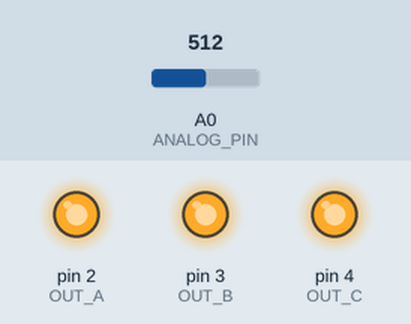
Bench run of a sketch on a simulated Arduino Uno, built with avr-gcc and run on an emulated ATmega328P. Shown: output pins drawn as LEDs (lit = HIGH). The test bench sets the inputs (shaded band); at power-on: A0 (ANALOG_PIN) = 512. What the sketch prints to the serial monitor is not drawn.

Above: at 0.1 s.
Timing chart, 0 to 1.6 s (numbered marks = the images above):
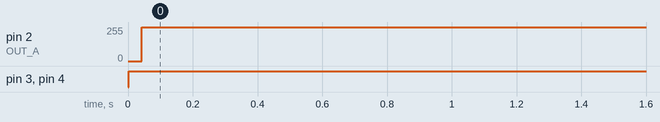

Measured:
- by itself, pin 2 (OUT_A): 0/255 → 255/255 at 0.04 s
- by itself, pin 3 (OUT_B), pin 4 (OUT_C): LOW → HIGH at 0.00 s

The sketch:

CD4051.ino
```cpp
#define ANALOG_PIN A0
#define OUT_A 2
#define OUT_B 3
#define OUT_C 4

void setup() {
  pinMode(OUT_A, OUTPUT);
  pinMode(OUT_B, OUTPUT);
  pinMode(OUT_C, OUTPUT);
  Serial.begin(9600);
}

void loop() {
   for (int i = 0b000; i <= 0b111; i++) {
     digitalWrite(OUT_A, bitRead(i, 0));
     digitalWrite(OUT_B, bitRead(i, 1));
     digitalWrite(OUT_C, bitRead(i, 2));

     Serial.print(analogRead(ANALOG_PIN));
     Serial.print(" | ");
   }
   Serial.println();
   delay(500);
}
```
